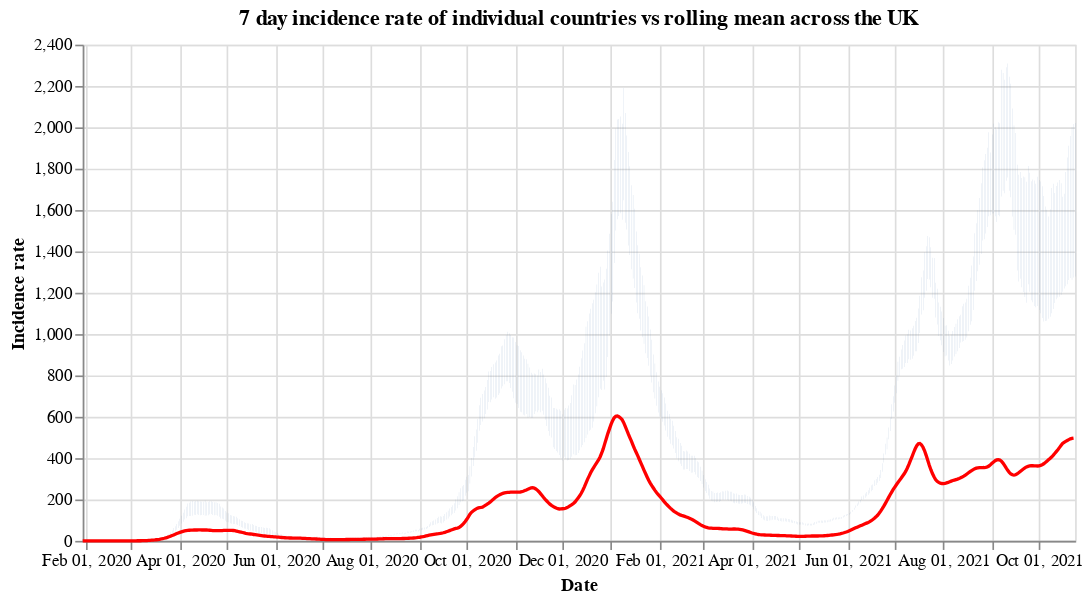

The code cell stored with this chart in its notebook:
### Code cell
#collapse
countries = uk_cases['areaName'].unique()
countries.sort()

selection = alt.selection_single(
    name='Select',
    fields=['areaName'],
    init={'areaName': 'Wales'},
    bind={'areaName': alt.binding_select(options=countries)}
)

# scatter plot, modify opacity based on selection
bars = alt.Chart(uk_cases).mark_bar().add_selection(
    selection
).encode(
    x=alt.X("yearmonthdate(date):T", axis=alt.Axis(title='Date')),
    y=alt.Y("weeklyCasesRate:Q", axis=alt.Axis(title='Incidence rate')),
    tooltip='weeklyCasesRate:Q',
    opacity=alt.condition(selection, alt.value(1), alt.value(0))
).properties(title=f'7 day incidence rate of individual countries vs rolling mean across the UK', width=600)

line = alt.Chart(overview_cases).mark_line(
    color='red',
    size=2,
).transform_window(
    rolling_mean='mean(weeklyCasesRate)',
    frame=[0, 7]
).encode(
    x='yearmonthdate(date):T',
    y='rolling_mean:Q'
)

alt.layer(bars, line)

### Figure 1 — Vega-Lite specification as saved in the notebook (floating-point values rounded to 4 significant figures; data arrays with more than 128 entries replaced by an {"elided": "..."} marker saying what was removed)
{"config": {"view": {"continuousWidth": 400, "continuousHeight": 300}}, "layer": [{"data": {"name": "data-bbe63b14056f58a5adcb6989836daa86"}, "mark": "bar", "encoding": {"opacity": {"condition": {"value": 1, "selection": "Select"}, "value": 0}, "tooltip": {"type": "quantitative", "field": "weeklyCasesRate"}, "x": {"type": "temporal", "axis": {"title": "Date"}, "field": "date", "timeUnit": "yearmonthdate"}, "y": {"type": "quantitative", "axis": {"title": "Incidence rate"}, "field": "weeklyCasesRate"}}, "selection": {"Select": {"type": "single", "fields": ["areaName"], "init": {"areaName": "Wales"}, "bind": {"areaName": {"input": "select", "options": ["England", "Northern Ireland", "Scotland", "Wales"]}}}}, "title": "7 day incidence rate of individual countries vs rolling mean across the UK", "width": 600}, {"data": {"name": "data-79d2e87d4e892edd550e728f2d4e3b0c"}, "mark": {"type": "line", "color": "red", "size": 2}, "encoding": {"x": {"type": "temporal", "field": "date", "timeUnit": "yearmonthdate"}, "y": {"type": "quantitative", "field": "rolling_mean"}}, "transform": [{"window": [{"op": "mean", "field": "weeklyCasesRate", "as": "rolling_mean"}], "frame": [0, 7]}]}], "$schema": "https://vega.github.io/schema/vega-lite/v4.8.1.json", "datasets": {"data-bbe63b14056f58a5adcb6989836daa86": {"elided": "2440 records"}, "data-79d2e87d4e892edd550e728f2d4e3b0c": {"elided": "633 records"}}}
